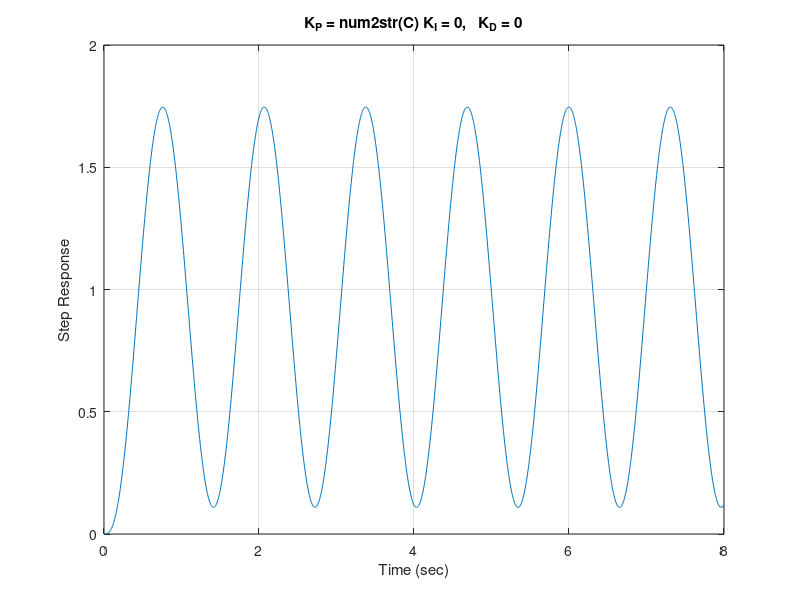
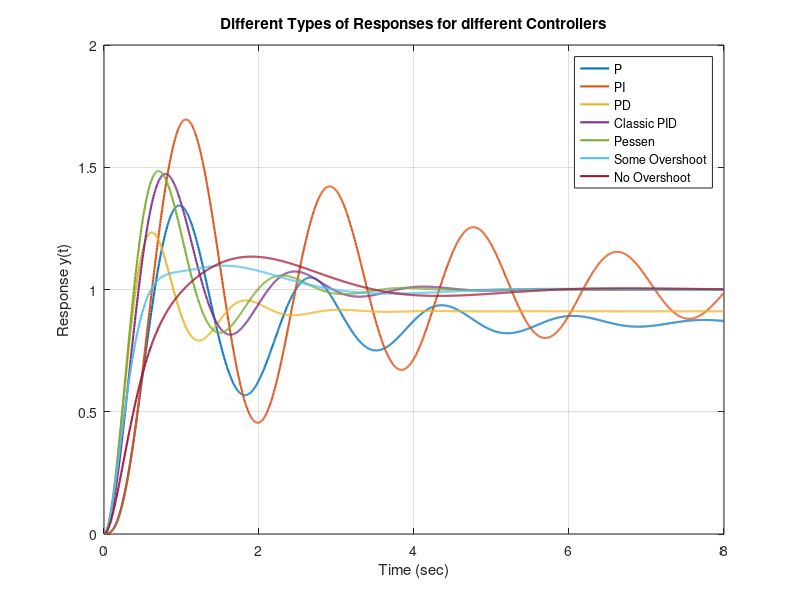

Write the MATLAB code that produced these figures, in order.
%% ME3534 Lecture Notes                                Sam Kramer   3/22/22
%   These are the lecture notes on Z-N PID compensator Design
%   Will Return:
%                   1. Graph showing Unit Step Response
%                   2. The responses of Different types of compensators
%

% -- Setup
clear;clc;format compact; close all;

%  --define the time vector
fs = 200;
ts = 1/fs;
tfinal = 8;
N = round(tfinal/ts);
t = ts * [0:N-1];

%  --define the plant transfer function
P = tf([1],poly([-1 -3 -5]));

%  --determine the Z-N critical gain
C = 192;
L = C * P;
CL = minreal(L / (1 + L));
[y,t] = step(CL,t);

%  --plot the results
plot(t,y)
grid on
xlabel('Time (sec)')
ylabel('Step Response')
title(['K_P = num2str(C) K_I = 0,   K_D = 0'])

%  --compute the Z-N gains
Kc = 192;  Tc = 1.31;
Kp = Kc * [0.5 0.45 0.8 0.6 0.7 0.33 0.2];
Ti = Tc * [inf 1/1.2 inf 1/2 1/2.5 1/2 1/2];
Td = Tc * [0 0 1/8 1/8 3/20 1/3 1/3];

%  --evaluate and plot the step responses
Y = zeros(N,7);
figure

for i = 1:7
num = Kp(i) * [Td(i), 1, 1/Ti(i)];
C = minreal(tf(num,[0 1 0]));
L = C * P;   
CL = minreal(L / (1 + L))  % Cancels zero pole ("Help minreal") for more
[y,t] = step(CL,t);              
Y(:,i) = y;
end

%  --plot the results
legend_labels = {'P','PI','PD','Classic PID','Pessen','Some Overshoot','No Overshoot'}; 
plot(t,Y,'Linewidth',1.5)
grid on
xlabel('Time (sec)')
ylabel('Response y(t)')
legend(legend_labels)
title('Different Types of Responses for different Controllers')

